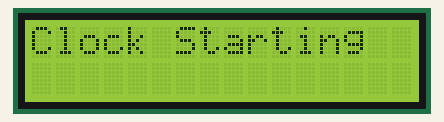
The sketch below on a simulated Arduino Uno, built with avr-gcc and run on an emulated ATmega328P. Parts: 16×2 character LCD. The local clock reads 2024-03-15 10:24:30 at power-on unless the sketch sets it.

Above: at 0.1 s.
At 1.1 s:
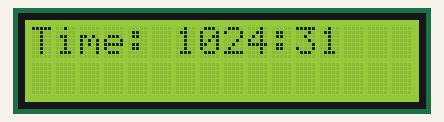
At 10.3 s:
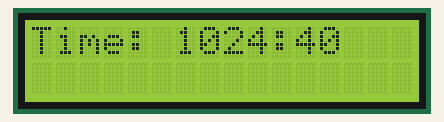
At 19.4 s:
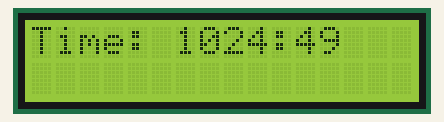
At 28.5 s:
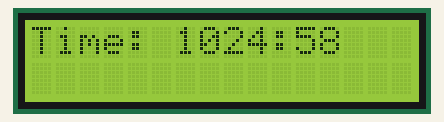
At 38.7 s:
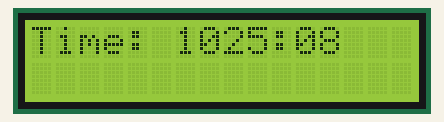

The sketch:

Clock_Example.ino
```cpp
#include <LiquidCrystal_I2C.h>
#include <Wire.h>
#include "RTClib.h"

// LCD at default I2C address 0x27
LiquidCrystal_I2C lcd(0x27, 16, 2);
RTC_DS3231 rtc;

void setup() {
  lcd.init();
  lcd.backlight();
  rtc.begin();

  // Uncomment this only ONCE to set the time from compiler
  // rtc.adjust(DateTime(F(_DATE_), F(_TIME_)));

  lcd.setCursor(0, 0);
  lcd.print("Clock Starting");
  delay(1000);
  lcd.clear();
}

void loop() {
  DateTime now = rtc.now();

  lcd.setCursor(0, 0);
  lcd.print("Time: ");

  if (now.hour() < 10) lcd.print("0");
  lcd.print(now.hour());

  if (now.minute() < 10) lcd.print("0");
  lcd.print(now.minute());
  lcd.print(":");

  if (now.second() < 10) lcd.print("0");
  lcd.print(now.second());

  delay(1000);
}
```

Measured:
- what the display in image 1 shows lasts 1.0 s, from 1.1 s to 2.1 s
